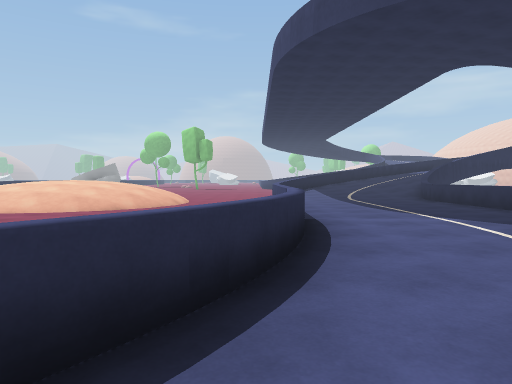
[1] (above)

24 first-person views from a walk through a scene from a Unity 3-D project. The camera is 1.3 m above the floor, tilts 2° down and sees 70° across. The floor is counted in squares, 2 m on a side. Each view is taken from the middle of a square. On the plan, view 1 faces up. The plan holds only what a view shows up to about 11 squares ahead; the rest is blank. The place goes on beyond the plan.

[2]
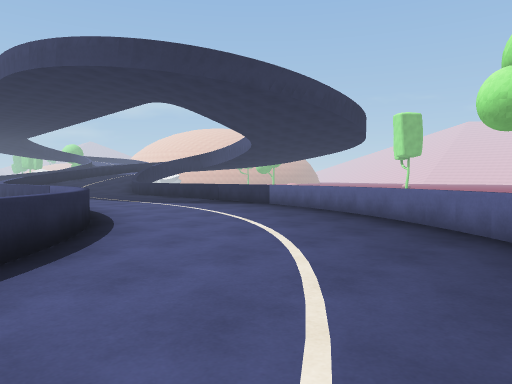

[3]
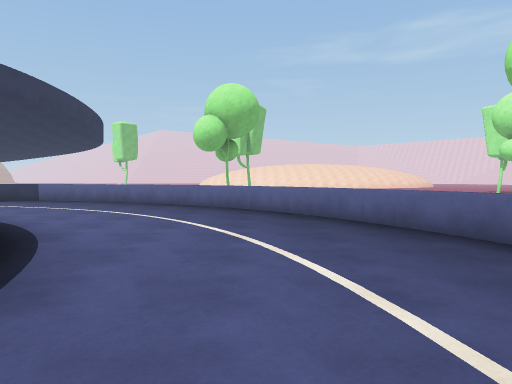

[4]
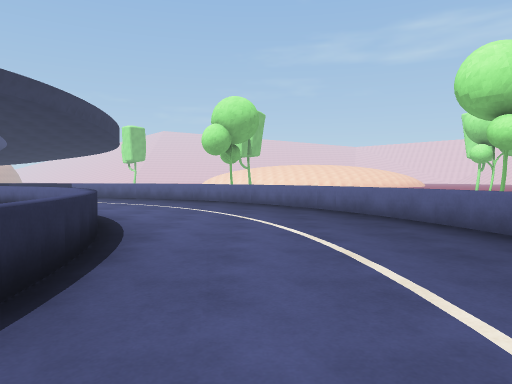

[5]
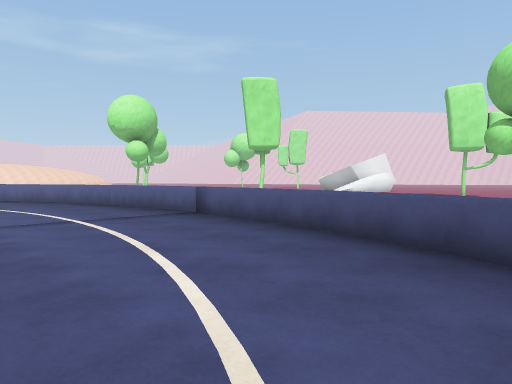

[6]
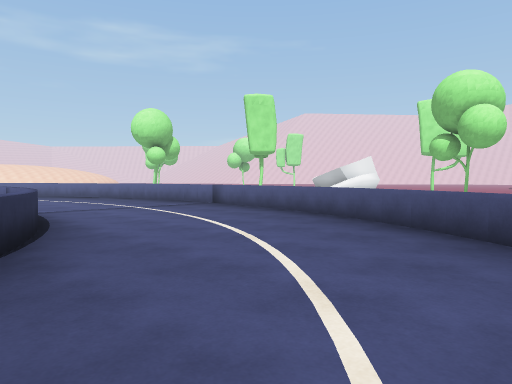

[7]
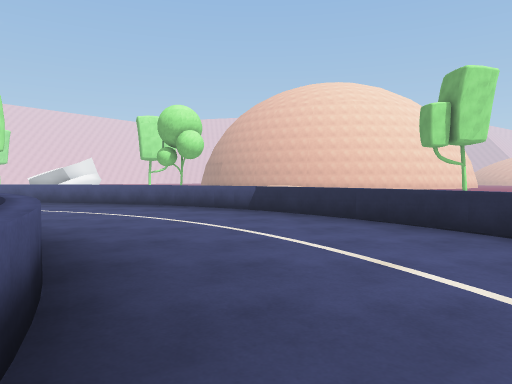

[8]
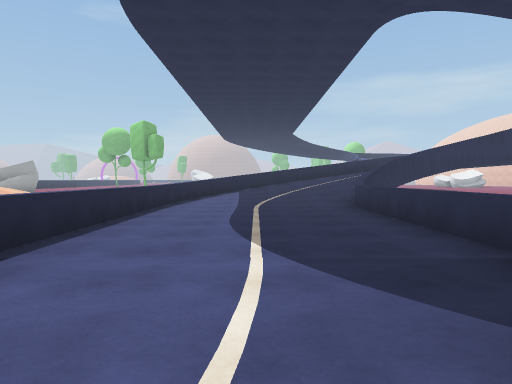

[9]
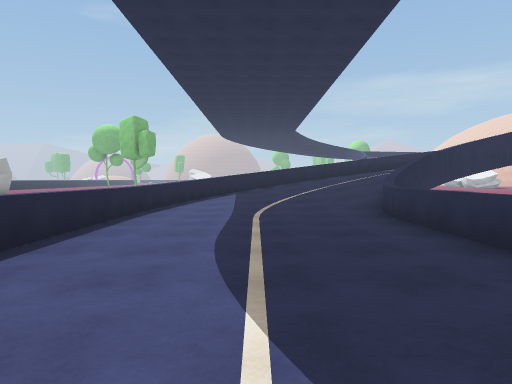

[10]
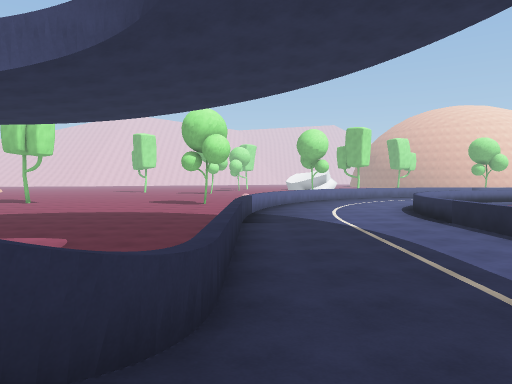

[11]
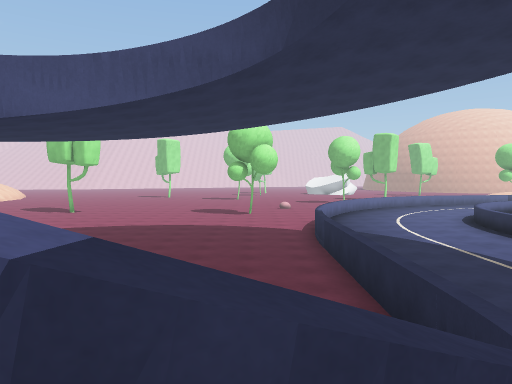

[12]
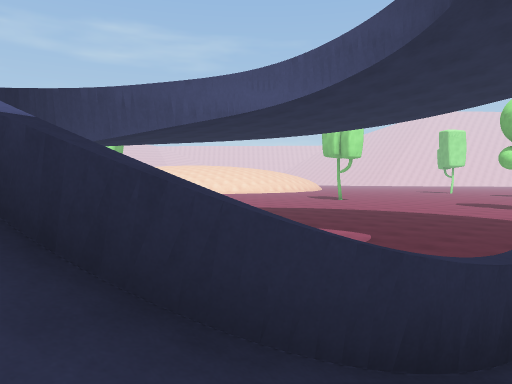

[13]
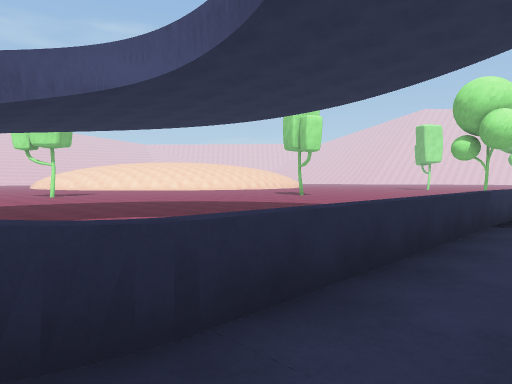

[14]
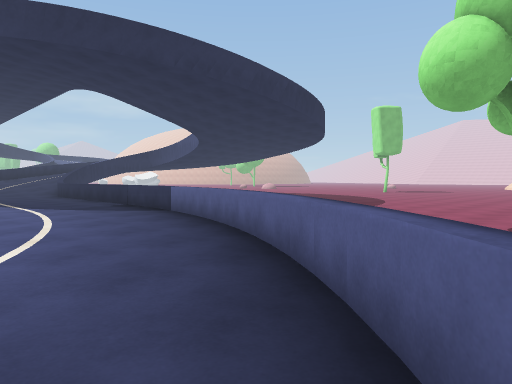

[15]
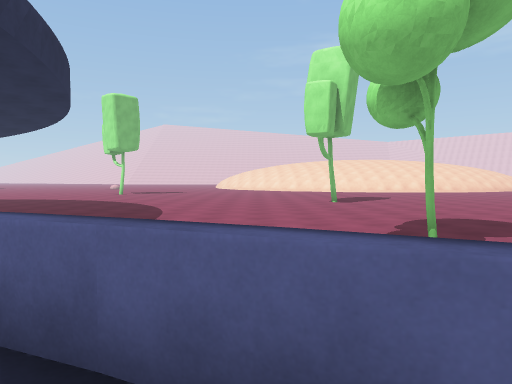

[16]
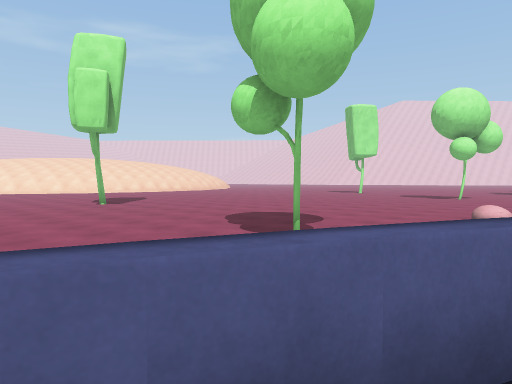

[17]
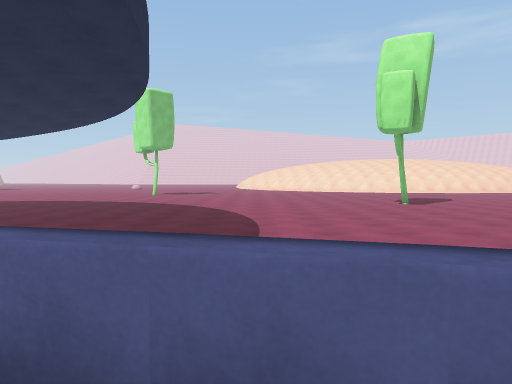

[18]
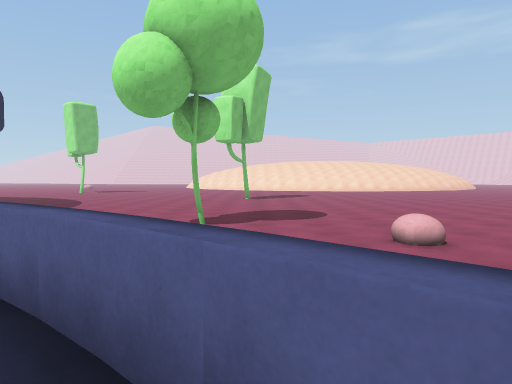

[19]
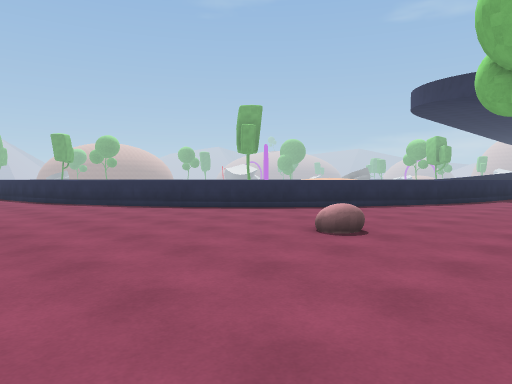

[20]
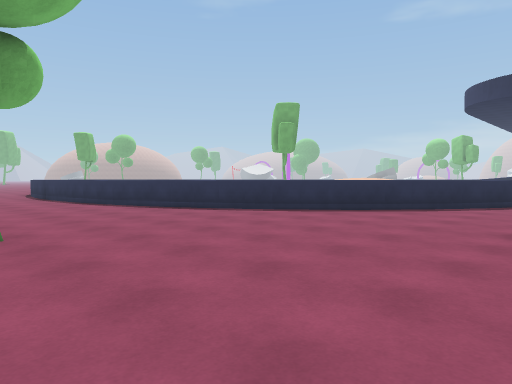

[21]
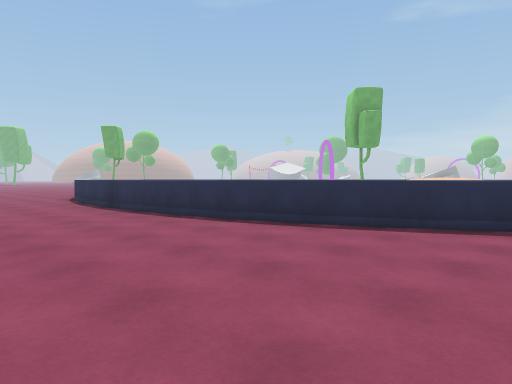

[22]
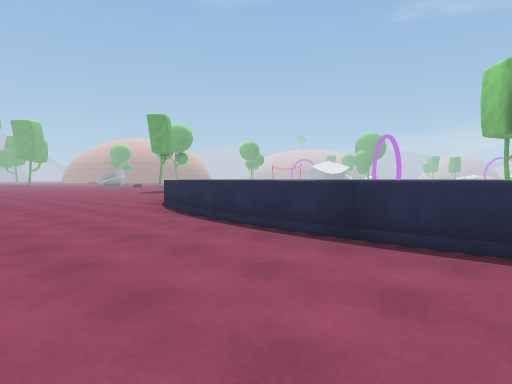

[23]
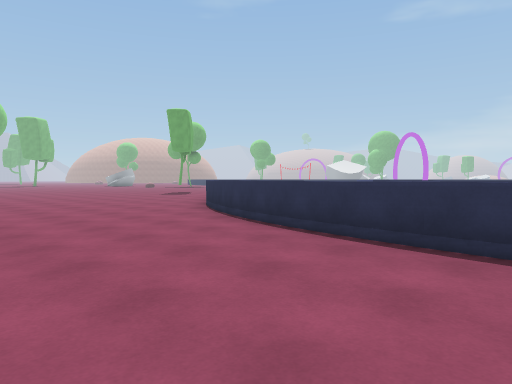

[24]
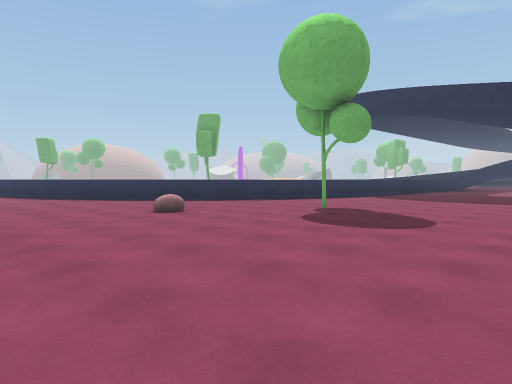

### Floor plan
Key: @ floor where view 1 was taken; # wall or solid block; x gap in a wall; . main floor; : floor 0.25 m higher than the main floor; + floor 0.5 m higher than the main floor; * floor 1.5 m higher than the main floor; / step, stairs or slope; = window, fence, low wall or low ledge; ^ raised ledge; T tree; O other object.
Columns run from 19 left of view 1 to 16 right of it. Each row starts with its distance up from view 1.
 15                     x=////
 14                     =+/////=
 13                     ^:+//=..
 12                     ^::::=
 11             /*///.  =::::
 10             /////.  =:::^.     .....
  9              ///.   =:::^..   ......
  8              ...    =:::^.... ......
  7               ..    =:::^=.........
  6                     =...==.........
  5                     =:::=..........
  4     :              ^=:::^..........
  3    ::=             =::::=..........
  2   :::=.           .=::::^..........
  1   :::=^           ^=:::==..........
  0  =:::: ^         ^#@:::=............
 -1  ##::::===^  .====::::##............
 -2   =:::::::==^==:::::::=...T.........
 -3    ^:::::::::::::::::^=...........T
 -4     =#:::::::::::::#==.............
 -5   ...#==:::::::::==#.....O.........
 -6  ......=^=^===^=^=................
 -7 ..................................
 -8 ................................
 -9     ................T...........
-10          ......  .... ......  ..

Where each view was taken, in squares from view 1:
view 1: 0 up, 0 right, facing up
view 2: 3 down, 2 left, facing up-right
view 3: 3 down, 6 left, facing right
view 4: 3 down, 8 left, facing right
view 5: 2 down, 13 left, facing down-right
view 6: 0 up, 15 left, facing down-right
view 7: 4 up, 15 left, facing down
view 8: 3 up, 3 right, facing up
view 9: 5 up, 3 right, facing up
view 10: 14 up, 5 right, facing down
view 11: 14 up, 7 right, facing down
view 12: 14 up, 5 right, facing down-right
view 13: 12 up, 4 right, facing down-right
view 14: 3 down, 1 right, facing up-right
view 15: 0 up, 3 right, facing right
view 16: 2 up, 4 right, facing down-right
view 17: 2 up, 4 right, facing right
view 18: 3 down, 1 right, facing right
view 19: 9 down, 8 right, facing up-left
view 20: 10 down, 6 right, facing up-left
view 21: 10 down, 1 right, facing up-left
view 22: 10 down, 5 left, facing up-left
view 23: 10 down, 7 left, facing up-left
view 24: 9 down, 12 right, facing up-left
